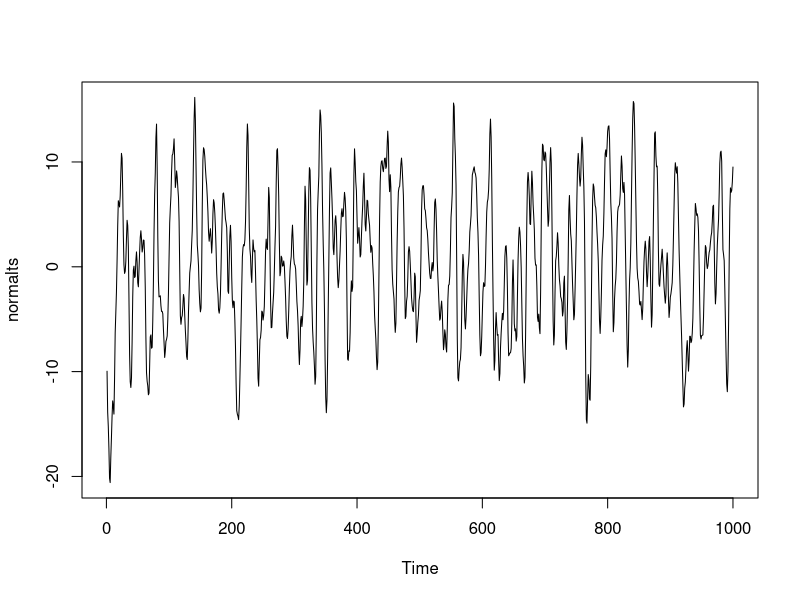
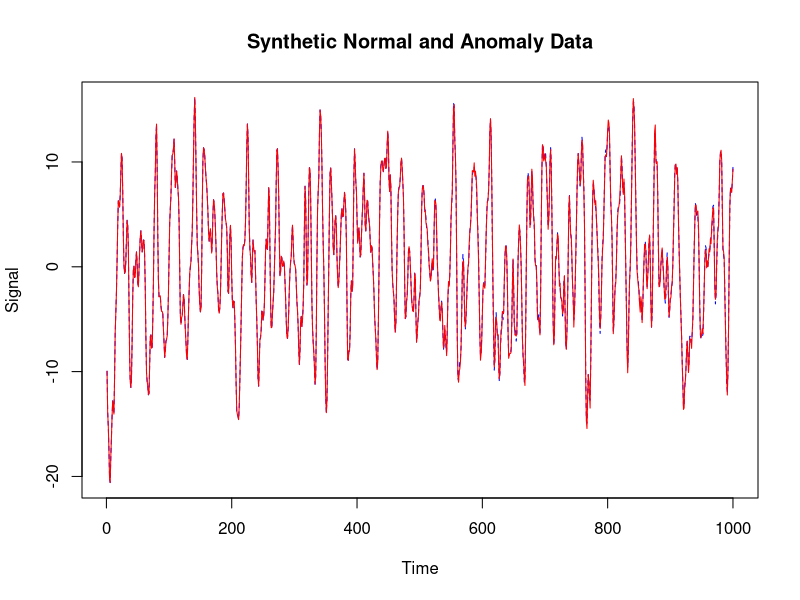
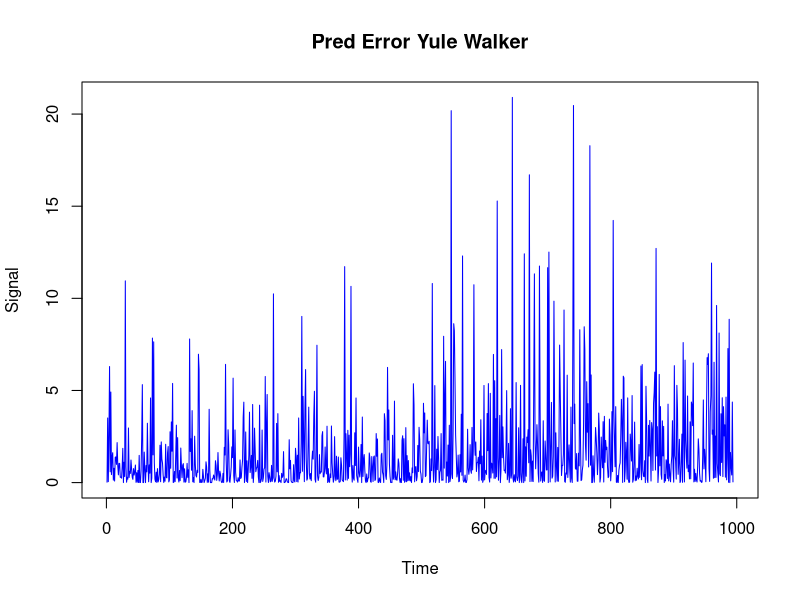
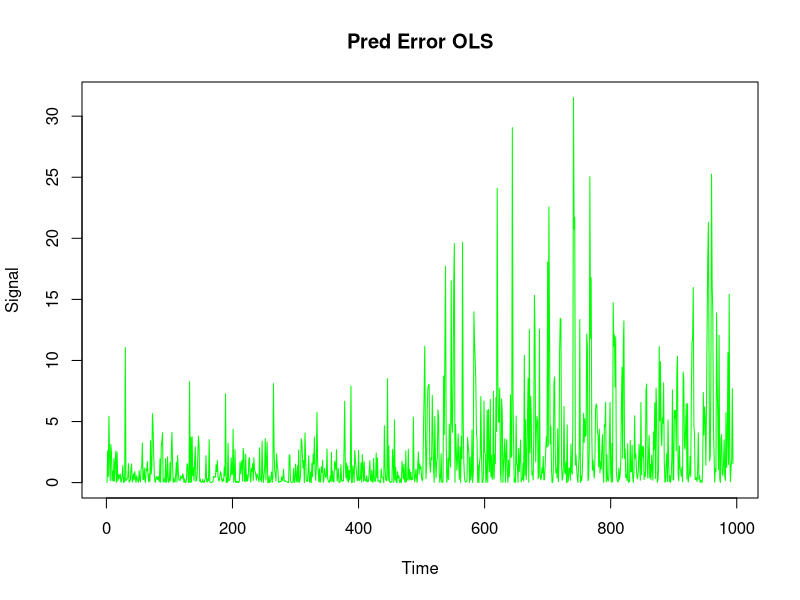

Here is the R script that generated these plots, in order:
# Set seed for reproducibility
set.seed(975)


# Define AR(6) coefficients for a "normal" stationary process
phi <- c(2.4012, -2.7882, 2.3094, -1.4980, 0.6926, -0.1981)
p <- length(phi)
n <- 1000  # total length

# Generate normal AR(6) data
normalts <- arima.sim(n = n, model = list(ar = phi), sd = 1)
plot(normalts)

# Create anomaly data by adding a leak starting at t = 500

anomalyts <- normalts
leak_start <- 500
leak_length <- n - leak_start + 1

anomalyts <- normalts
anomalyts[leak_start:n] <- anomalyts[leak_start:n] + rnorm(leak_length, mean = 0, sd = 0.3)

#Optional: plot both series
ts.plot(normalts, col = "blue", lty = 2, main = "Synthetic Normal and Anomaly Data", ylab = "Signal")
lines(anomalyts, col = "red")
#legend("topright", legend = c("Normal", "Anomalous (with leak)"), col = c("blue", "red"), lty = c(2, 1))

# a)
yule_walker <- ar(normalts, aic=FALSE, order.max=6, method="yule-walker")
yw_coeff <- yule_walker[[2]]
yw_coeff

ols <- ar(normalts, aic=FALSE, order.max=6, method = "ols")
ols_coeff <- ols[[2]]

# b)

vorhersage <- predict(yule_walker, n.ahead=1)

v_yw <- rep(0, 1000)
v_ols <- rep(0, 1000)

for (i in 7:1000){
  v_yw[i] <- rev(yw_coeff) %*% anomalyts[(i-6):(i-1)]
  v_ols[i] <- rev(ols_coeff) %*% anomalyts[(i-6):(i-1)]
}

diff_yw <- (anomalyts - v_yw)**2
diff_ols <- (anomalyts - v_ols)**2

ts.plot(diff_yw[7:1000], col = "blue", main = "Pred Error Yule Walker", ylab = "Signal")
ts.plot(diff_ols[7:1000], col = "green", main = "Pred Error OLS", ylab = "Signal")




